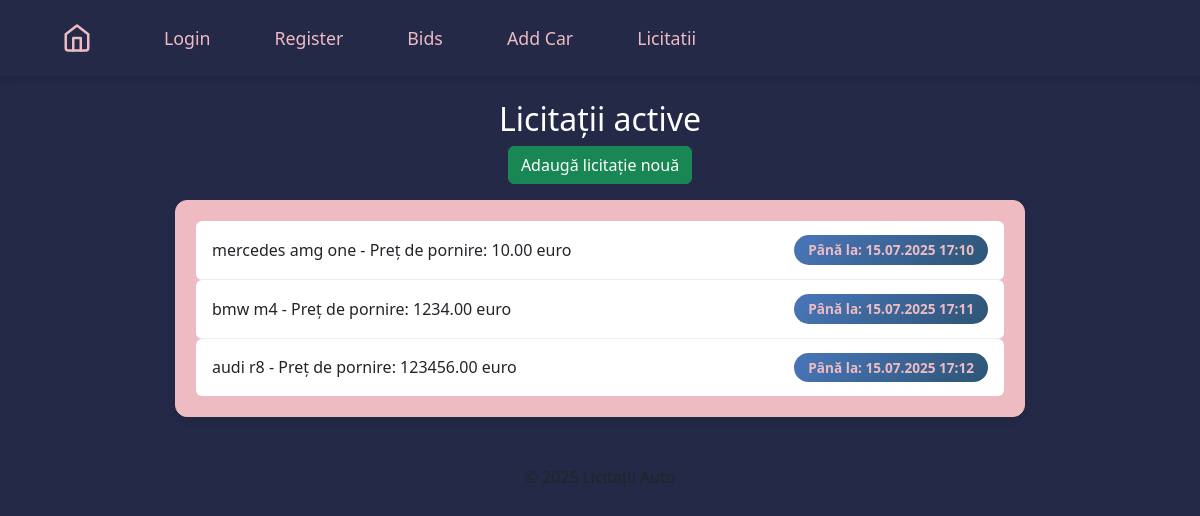
Before: /auctions/ with the older database file.
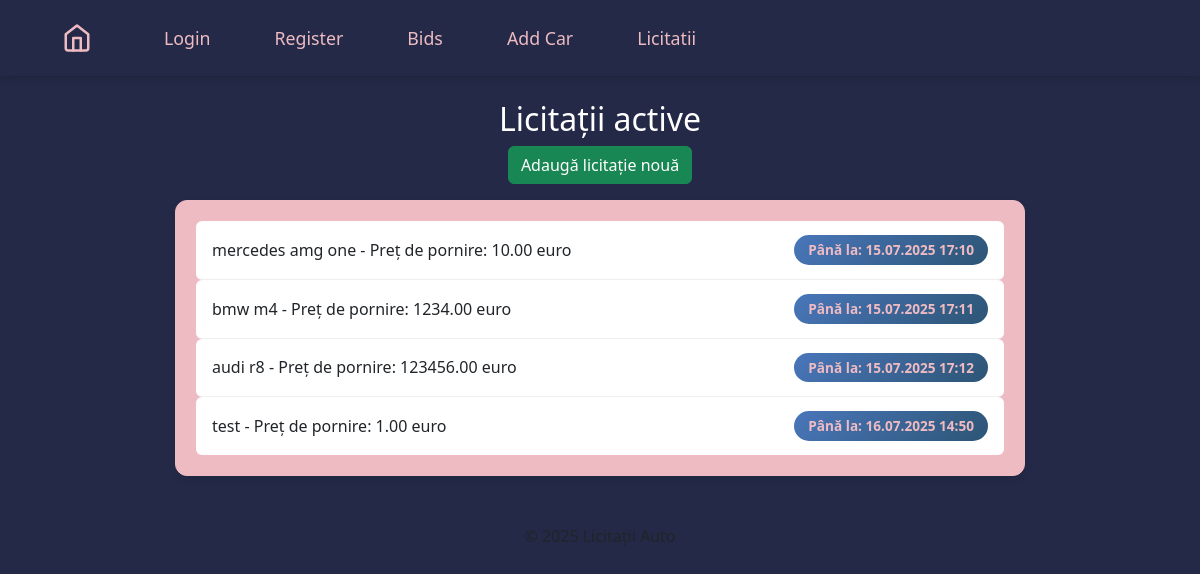
After: the same page with the newer database file.
### auctions/models.py (models this page shows, shortened)
class Auction(models.Model):
    car = models.ForeignKey(Car, related_name='auctions', on_delete=models.CASCADE)
    start_time = models.DateTimeField(default=timezone.now)
    end_time = models.DateTimeField()
    is_active = models.BooleanField(default=True)
    id = models.AutoField(primary_key=True)

class Car(models.Model):
    name = models.CharField(max_length=100)
    description = models.TextField()
    price = models.DecimalField(max_digits=10, decimal_places=2)
    image = models.ImageField(upload_to='media/')
    created_at = models.DateTimeField(default=timezone.now)
    updated_at = models.DateTimeField(auto_now=True)

### auctions/views.py (the view)
# urls.py: path('auctions/', views.auction_list, name='auction_list'),  # Auctions index page
def auction_list(request):
    auctions = Auction.objects.all()
    return render(request, 'auctions/auction_list.html', {'auctions': auctions})

### templates/auctions/auction_list.html (shortened to what this page needs)
{% extends "main.html" %} {% block content %} {% load static %}
<link rel="stylesheet" href="{% static 'styles_licitatii.css' %}" />
<h2>Licitații active</h2>
<div class="text-center">
<a href="{% url 'create_auction' %}" class="btn btn-success mb-3"
  >Adaugă licitație nouă</a
>
<ul class="list-group">
  {% for auction in auctions %}
  <li class="list-group-item d-flex justify-content-between align-items-center">
    <a href="{% url 'auction_detail' auction.id %}" class="fw-bold">
      {{ auction.car.name }} - Preț de pornire: {{ auction.car.price }} euro
    </a>
    <span class="badge bg-primary">
      Până la: {{ auction.end_time|date:"d.m.Y H:i" }}
    </span>
  </li>
  {% empty %}
  <li class="list-group-item">Nu există licitații active.</li>
  {% endfor %}
</ul>
{% endblock %}

Changed rows visible on the page:
added Auction: car.name "test", car.price "1.00", end_time "16.07.2025 14:50"
